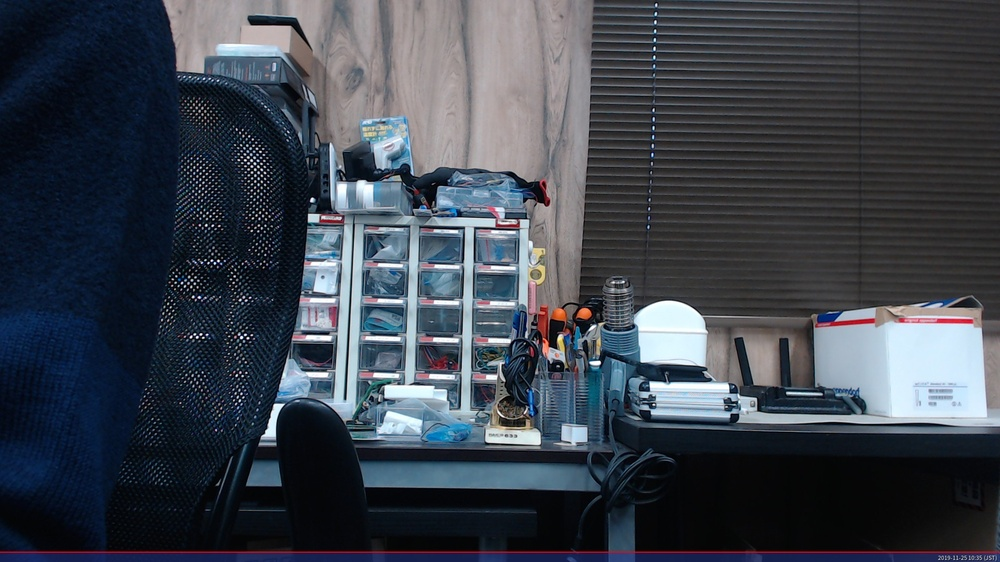
#> input picture grayscale/20191125-103516.jpg, 1000 x 562 px, shrunk from 1920 x 1080 before the run
$ python grayscle0.py
#> lines starting #> are read from the running program, lines starting #| are printed output that depends on the picture
import cv2

img = cv2.imread('20191125-103516.jpg')
#> img is the input picture: shape (562, 1000, 3); mean B, G, R 77, 67.4, 61.1
gray = cv2.cvtColor(img, cv2.COLOR_RGB2GRAY)
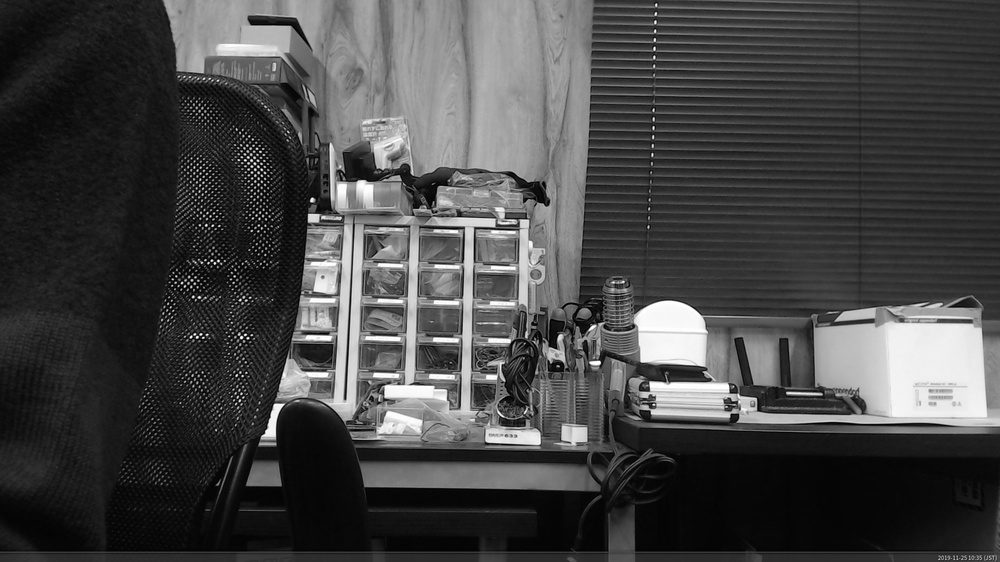
#> gray: shape (562, 1000); min 0, max 255, mean 69.5
cv2.imwrite('gray.jpg',gray)
